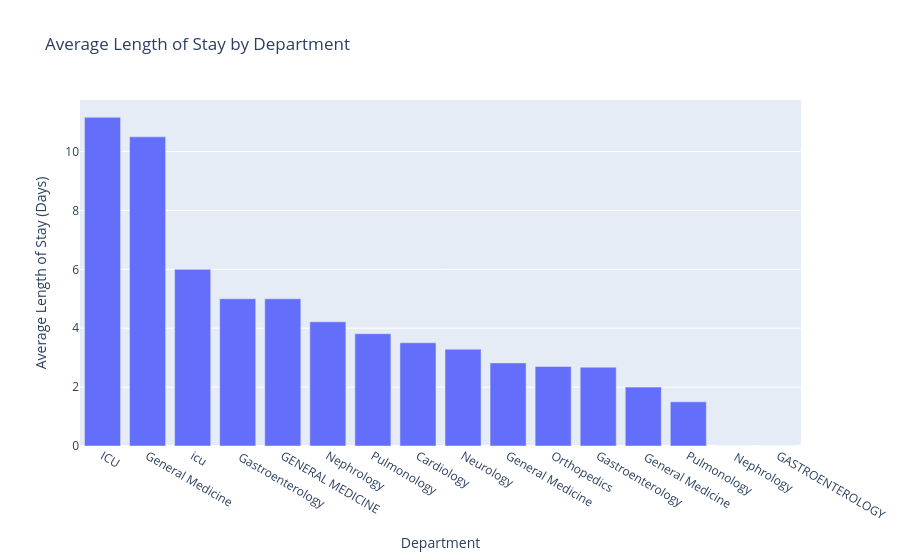

The code cell stored with this chart in its notebook:
### Markdown cell above
<div style="padding:14px; border-left:5px solid #2E8B57; background-color:#F8FFF9; border-radius:8px;">

<h3 style="color:#236B45; font-size:22px;">🏥 AVERAGE LENGTH OF STAY BY DEPARTMENT</h3>

</div>

### Code cell
department_los = (
    df.groupby('Department')['Length_of_Stay']
    .mean()
    .sort_values(ascending=False)
)

fig = px.bar(
    x=department_los.index,
    y=department_los.values,
    title='Average Length of Stay by Department',
    labels={
        'x': 'Department',
        'y': 'Average Length of Stay (Days)'
    }
)

fig.show()

### Figure 1 — Plotly figure (JSON) as saved in the notebook; plotly's stock layout.template omitted (floating-point values rounded to 4 significant figures)
{"data": [{"hovertemplate": "Department=%{x}<br>Average Length of Stay (Days)=%{y}<extra></extra>", "legendgroup": "", "marker": {"color": "#636efa", "pattern": {"shape": ""}}, "name": "", "orientation": "v", "showlegend": false, "textposition": "auto", "type": "bar", "x": ["ICU", "General Medicine ", "icu", " Gastroenterology", "GENERAL MEDICINE", "Nephrology", "Pulmonology", "Cardiology", "Neurology", "General Medicine", "Orthopedics", "Gastroenterology", " General Medicine", "Pulmonology ", " Nephrology", "GASTROENTEROLOGY"], "xaxis": "x", "y": [11.16, 10.5, 6.0, 5.0, 5.0, 4.218, 3.814, 3.507, 3.288, 2.823, 2.701, 2.676, 2.0, 1.5, 0.0, 0.0], "yaxis": "y"}], "layout": {"barmode": "relative", "legend": {"tracegroupgap": 0}, "title": {"text": "Average Length of Stay by Department"}, "xaxis": {"anchor": "y", "domain": [0, 1], "title": {"text": "Department"}}, "yaxis": {"anchor": "x", "domain": [0, 1], "title": {"text": "Average Length of Stay (Days)"}}}}
